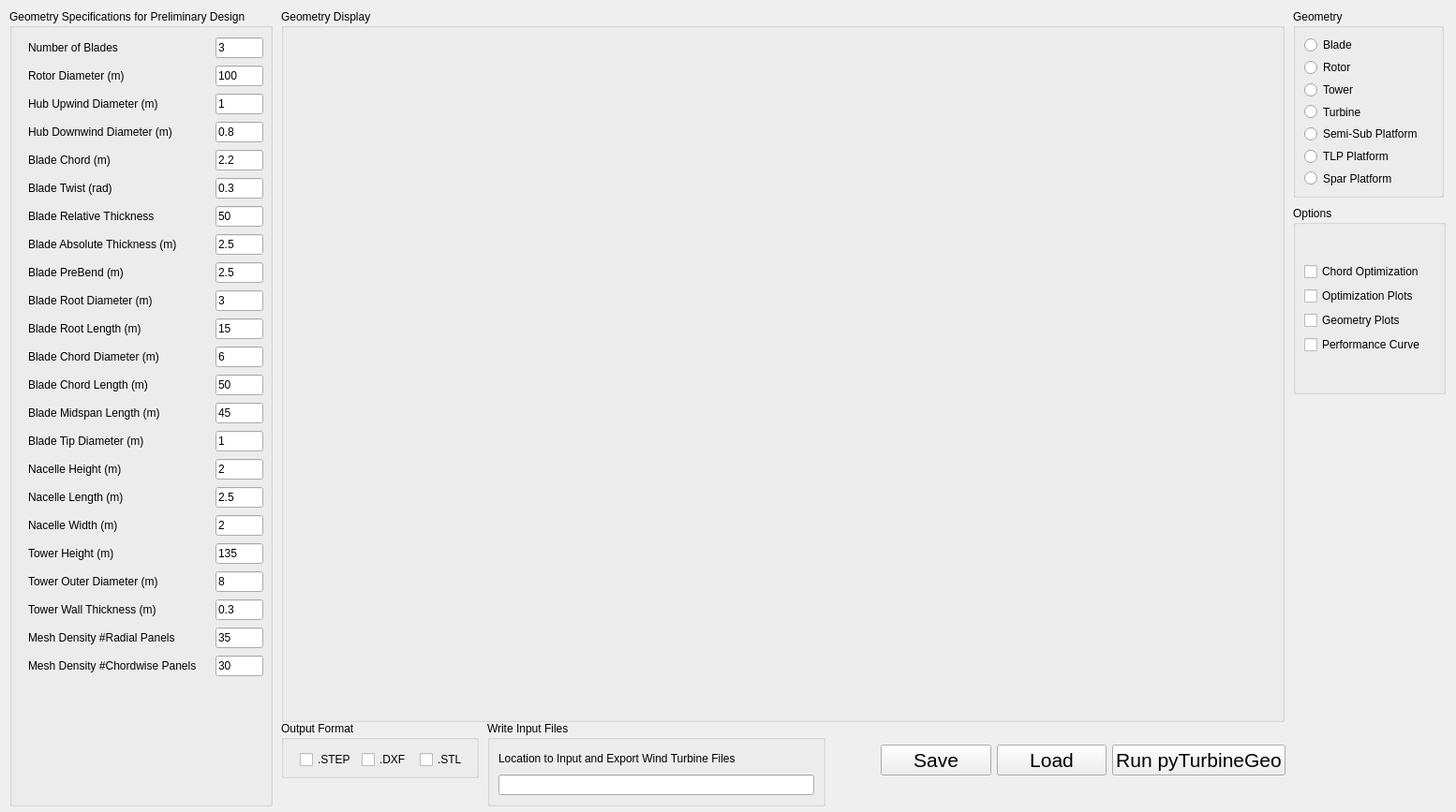
<?xml version="1.0" encoding="UTF-8"?>
<ui version="4.0">
 <class>pyTurbineGeo</class>
 <widget class="QWizardPage" name="pyTurbineGeo">
  <property name="geometry">
   <rect>
    <x>0</x>
    <y>0</y>
    <width>1554</width>
    <height>867</height>
   </rect>
  </property>
  <property name="sizePolicy">
   <sizepolicy hsizetype="Maximum" vsizetype="Maximum">
    <horstretch>0</horstretch>
    <verstretch>0</verstretch>
   </sizepolicy>
  </property>
  <property name="windowTitle">
   <string>pyTurbineGeo</string>
  </property>
  <widget class="QGroupBox" name="groupBox_31">
   <property name="geometry">
    <rect>
     <x>10</x>
     <y>10</y>
     <width>281</width>
     <height>851</height>
    </rect>
   </property>
   <property name="font">
    <font>
     <weight>50</weight>
     <bold>false</bold>
    </font>
   </property>
   <property name="title">
    <string>Geometry Specifications for Preliminary Design</string>
   </property>
   <widget class="QLabel" name="label_59">
    <property name="geometry">
     <rect>
      <x>20</x>
      <y>150</y>
      <width>151</width>
      <height>21</height>
     </rect>
    </property>
    <property name="text">
     <string>Blade Chord (m)</string>
    </property>
   </widget>
   <widget class="QLabel" name="label_63">
    <property name="geometry">
     <rect>
      <x>20</x>
      <y>270</y>
      <width>161</width>
      <height>21</height>
     </rect>
    </property>
    <property name="text">
     <string>Blade PreBend (m)</string>
    </property>
   </widget>
   <widget class="QLabel" name="label_65">
    <property name="geometry">
     <rect>
      <x>20</x>
      <y>330</y>
      <width>161</width>
      <height>21</height>
     </rect>
    </property>
    <property name="text">
     <string>Blade Root Length (m)</string>
    </property>
   </widget>
   <widget class="QLabel" name="label_64">
    <property name="geometry">
     <rect>
      <x>20</x>
      <y>300</y>
      <width>161</width>
      <height>21</height>
     </rect>
    </property>
    <property name="text">
     <string>Blade Root Diameter (m)</string>
    </property>
   </widget>
   <widget class="QLabel" name="label_67">
    <property name="geometry">
     <rect>
      <x>20</x>
      <y>390</y>
      <width>161</width>
      <height>21</height>
     </rect>
    </property>
    <property name="text">
     <string>Blade Chord Length (m)</string>
    </property>
   </widget>
   <widget class="QLabel" name="label_62">
    <property name="geometry">
     <rect>
      <x>20</x>
      <y>240</y>
      <width>171</width>
      <height>21</height>
     </rect>
    </property>
    <property name="text">
     <string>Blade Absolute Thickness (m)</string>
    </property>
   </widget>
   <widget class="QLabel" name="label_60">
    <property name="geometry">
     <rect>
      <x>20</x>
      <y>180</y>
      <width>151</width>
      <height>21</height>
     </rect>
    </property>
    <property name="text">
     <string>Blade Twist (rad)</string>
    </property>
   </widget>
   <widget class="QLabel" name="label_66">
    <property name="geometry">
     <rect>
      <x>20</x>
      <y>360</y>
      <width>161</width>
      <height>21</height>
     </rect>
    </property>
    <property name="text">
     <string>Blade Chord Diameter (m)</string>
    </property>
   </widget>
   <widget class="QLabel" name="label_69">
    <property name="geometry">
     <rect>
      <x>20</x>
      <y>450</y>
      <width>161</width>
      <height>21</height>
     </rect>
    </property>
    <property name="text">
     <string>Blade Tip Diameter (m)</string>
    </property>
   </widget>
   <widget class="QLabel" name="label_68">
    <property name="geometry">
     <rect>
      <x>20</x>
      <y>420</y>
      <width>161</width>
      <height>21</height>
     </rect>
    </property>
    <property name="text">
     <string>Blade Midspan Length (m)</string>
    </property>
   </widget>
   <widget class="QLabel" name="label_61">
    <property name="geometry">
     <rect>
      <x>20</x>
      <y>210</y>
      <width>151</width>
      <height>21</height>
     </rect>
    </property>
    <property name="text">
     <string>Blade Relative Thickness</string>
    </property>
   </widget>
   <widget class="QLabel" name="label_58">
    <property name="geometry">
     <rect>
      <x>20</x>
      <y>30</y>
      <width>151</width>
      <height>21</height>
     </rect>
    </property>
    <property name="text">
     <string>Number of Blades</string>
    </property>
   </widget>
   <widget class="QLabel" name="label_79">
    <property name="geometry">
     <rect>
      <x>20</x>
      <y>60</y>
      <width>151</width>
      <height>21</height>
     </rect>
    </property>
    <property name="text">
     <string>Rotor Diameter (m)</string>
    </property>
   </widget>
   <widget class="QLabel" name="label_82">
    <property name="geometry">
     <rect>
      <x>20</x>
      <y>90</y>
      <width>161</width>
      <height>21</height>
     </rect>
    </property>
    <property name="text">
     <string>Hub Upwind Diameter (m)</string>
    </property>
   </widget>
   <widget class="QLabel" name="label_84">
    <property name="geometry">
     <rect>
      <x>20</x>
      <y>540</y>
      <width>161</width>
      <height>21</height>
     </rect>
    </property>
    <property name="text">
     <string>Nacelle Width (m)</string>
    </property>
   </widget>
   <widget class="QLabel" name="label_85">
    <property name="geometry">
     <rect>
      <x>20</x>
      <y>510</y>
      <width>161</width>
      <height>21</height>
     </rect>
    </property>
    <property name="text">
     <string>Nacelle Length (m)</string>
    </property>
   </widget>
   <widget class="QLabel" name="label_86">
    <property name="geometry">
     <rect>
      <x>20</x>
      <y>480</y>
      <width>161</width>
      <height>21</height>
     </rect>
    </property>
    <property name="text">
     <string>Nacelle Height (m)</string>
    </property>
   </widget>
   <widget class="QLabel" name="label_87">
    <property name="geometry">
     <rect>
      <x>20</x>
      <y>630</y>
      <width>161</width>
      <height>21</height>
     </rect>
    </property>
    <property name="text">
     <string>Tower Wall Thickness (m)</string>
    </property>
   </widget>
   <widget class="QLabel" name="label_88">
    <property name="geometry">
     <rect>
      <x>20</x>
      <y>570</y>
      <width>161</width>
      <height>21</height>
     </rect>
    </property>
    <property name="text">
     <string>Tower Height (m)</string>
    </property>
   </widget>
   <widget class="QLabel" name="label_89">
    <property name="geometry">
     <rect>
      <x>20</x>
      <y>600</y>
      <width>161</width>
      <height>21</height>
     </rect>
    </property>
    <property name="text">
     <string>Tower Outer Diameter (m)</string>
    </property>
   </widget>
   <widget class="QLabel" name="label_90">
    <property name="geometry">
     <rect>
      <x>20</x>
      <y>120</y>
      <width>171</width>
      <height>21</height>
     </rect>
    </property>
    <property name="text">
     <string>Hub Downwind Diameter (m)</string>
    </property>
   </widget>
   <widget class="QLabel" name="label_91">
    <property name="geometry">
     <rect>
      <x>20</x>
      <y>660</y>
      <width>171</width>
      <height>21</height>
     </rect>
    </property>
    <property name="text">
     <string>Mesh Density #Radial Panels</string>
    </property>
   </widget>
   <widget class="QLabel" name="label_92">
    <property name="geometry">
     <rect>
      <x>20</x>
      <y>690</y>
      <width>191</width>
      <height>21</height>
     </rect>
    </property>
    <property name="text">
     <string>Mesh Density #Chordwise Panels</string>
    </property>
   </widget>
   <widget class="QLineEdit" name="lineEdit_2">
    <property name="geometry">
     <rect>
      <x>220</x>
      <y>30</y>
      <width>51</width>
      <height>22</height>
     </rect>
    </property>
    <property name="text">
     <string>3</string>
    </property>
   </widget>
   <widget class="QLineEdit" name="lineEdit_4">
    <property name="geometry">
     <rect>
      <x>220</x>
      <y>60</y>
      <width>51</width>
      <height>22</height>
     </rect>
    </property>
    <property name="text">
     <string>100</string>
    </property>
   </widget>
   <widget class="QLineEdit" name="lineEdit_7">
    <property name="geometry">
     <rect>
      <x>220</x>
      <y>90</y>
      <width>51</width>
      <height>22</height>
     </rect>
    </property>
    <property name="text">
     <string>1</string>
    </property>
   </widget>
   <widget class="QLineEdit" name="lineEdit_8">
    <property name="geometry">
     <rect>
      <x>220</x>
      <y>120</y>
      <width>51</width>
      <height>22</height>
     </rect>
    </property>
    <property name="text">
     <string>0.8</string>
    </property>
   </widget>
   <widget class="QLineEdit" name="lineEdit_10">
    <property name="geometry">
     <rect>
      <x>220</x>
      <y>150</y>
      <width>51</width>
      <height>22</height>
     </rect>
    </property>
    <property name="text">
     <string>2.2</string>
    </property>
   </widget>
   <widget class="QLineEdit" name="lineEdit_11">
    <property name="geometry">
     <rect>
      <x>220</x>
      <y>180</y>
      <width>51</width>
      <height>22</height>
     </rect>
    </property>
    <property name="text">
     <string>0.3</string>
    </property>
   </widget>
   <widget class="QLineEdit" name="lineEdit_12">
    <property name="geometry">
     <rect>
      <x>220</x>
      <y>210</y>
      <width>51</width>
      <height>22</height>
     </rect>
    </property>
    <property name="text">
     <string>50</string>
    </property>
   </widget>
   <widget class="QLineEdit" name="lineEdit_13">
    <property name="geometry">
     <rect>
      <x>220</x>
      <y>240</y>
      <width>51</width>
      <height>22</height>
     </rect>
    </property>
    <property name="text">
     <string>2.5</string>
    </property>
   </widget>
   <widget class="QLineEdit" name="lineEdit_14">
    <property name="geometry">
     <rect>
      <x>220</x>
      <y>270</y>
      <width>51</width>
      <height>22</height>
     </rect>
    </property>
    <property name="text">
     <string>2.5</string>
    </property>
   </widget>
   <widget class="QLineEdit" name="lineEdit_15">
    <property name="geometry">
     <rect>
      <x>220</x>
      <y>300</y>
      <width>51</width>
      <height>22</height>
     </rect>
    </property>
    <property name="text">
     <string>3</string>
    </property>
   </widget>
   <widget class="QLineEdit" name="lineEdit_16">
    <property name="geometry">
     <rect>
      <x>220</x>
      <y>330</y>
      <width>51</width>
      <height>22</height>
     </rect>
    </property>
    <property name="text">
     <string>15</string>
    </property>
   </widget>
   <widget class="QLineEdit" name="lineEdit_17">
    <property name="geometry">
     <rect>
      <x>220</x>
      <y>360</y>
      <width>51</width>
      <height>22</height>
     </rect>
    </property>
    <property name="text">
     <string>6</string>
    </property>
   </widget>
   <widget class="QLineEdit" name="lineEdit_18">
    <property name="geometry">
     <rect>
      <x>220</x>
      <y>390</y>
      <width>51</width>
      <height>22</height>
     </rect>
    </property>
    <property name="text">
     <string>50</string>
    </property>
   </widget>
   <widget class="QLineEdit" name="lineEdit_19">
    <property name="geometry">
     <rect>
      <x>220</x>
      <y>420</y>
      <width>51</width>
      <height>22</height>
     </rect>
    </property>
    <property name="text">
     <string>45</string>
    </property>
   </widget>
   <widget class="QLineEdit" name="lineEdit_20">
    <property name="geometry">
     <rect>
      <x>220</x>
      <y>450</y>
      <width>51</width>
      <height>22</height>
     </rect>
    </property>
    <property name="text">
     <string>1</string>
    </property>
   </widget>
   <widget class="QLineEdit" name="lineEdit_21">
    <property name="geometry">
     <rect>
      <x>220</x>
      <y>480</y>
      <width>51</width>
      <height>22</height>
     </rect>
    </property>
    <property name="text">
     <string>2</string>
    </property>
   </widget>
   <widget class="QLineEdit" name="lineEdit_22">
    <property name="geometry">
     <rect>
      <x>220</x>
      <y>510</y>
      <width>51</width>
      <height>22</height>
     </rect>
    </property>
    <property name="text">
     <string>2.5</string>
    </property>
   </widget>
   <widget class="QLineEdit" name="lineEdit_23">
    <property name="geometry">
     <rect>
      <x>220</x>
      <y>540</y>
      <width>51</width>
      <height>22</height>
     </rect>
    </property>
    <property name="text">
     <string>2</string>
    </property>
   </widget>
   <widget class="QLineEdit" name="lineEdit_24">
    <property name="geometry">
     <rect>
      <x>220</x>
      <y>570</y>
      <width>51</width>
      <height>22</height>
     </rect>
    </property>
    <property name="text">
     <string>135</string>
    </property>
   </widget>
   <widget class="QLineEdit" name="lineEdit_25">
    <property name="geometry">
     <rect>
      <x>220</x>
      <y>600</y>
      <width>51</width>
      <height>22</height>
     </rect>
    </property>
    <property name="text">
     <string>8</string>
    </property>
   </widget>
   <widget class="QLineEdit" name="lineEdit_26">
    <property name="geometry">
     <rect>
      <x>220</x>
      <y>630</y>
      <width>51</width>
      <height>22</height>
     </rect>
    </property>
    <property name="text">
     <string>0.3</string>
    </property>
   </widget>
   <widget class="QLineEdit" name="lineEdit_27">
    <property name="geometry">
     <rect>
      <x>220</x>
      <y>660</y>
      <width>51</width>
      <height>22</height>
     </rect>
    </property>
    <property name="text">
     <string>35</string>
    </property>
   </widget>
   <widget class="QLineEdit" name="lineEdit_28">
    <property name="geometry">
     <rect>
      <x>220</x>
      <y>690</y>
      <width>51</width>
      <height>22</height>
     </rect>
    </property>
    <property name="text">
     <string>30</string>
    </property>
   </widget>
  </widget>
  <widget class="QGroupBox" name="groupBox_4">
   <property name="geometry">
    <rect>
     <x>300</x>
     <y>10</y>
     <width>1071</width>
     <height>761</height>
    </rect>
   </property>
   <property name="title">
    <string>Geometry Display</string>
   </property>
   <widget class="QLabel" name="label_frontview">
    <property name="geometry">
     <rect>
      <x>10</x>
      <y>20</y>
      <width>516</width>
      <height>361</height>
     </rect>
    </property>
    <property name="text">
     <string/>
    </property>
    <property name="pixmap">
     <pixmap>images/TLP_front.png</pixmap>
    </property>
    <property name="scaledContents">
     <bool>true</bool>
    </property>
   </widget>
   <widget class="QLabel" name="Label_topview">
    <property name="geometry">
     <rect>
      <x>540</x>
      <y>20</y>
      <width>516</width>
      <height>361</height>
     </rect>
    </property>
    <property name="text">
     <string/>
    </property>
    <property name="pixmap">
     <pixmap>images/TLP_top.png</pixmap>
    </property>
    <property name="scaledContents">
     <bool>true</bool>
    </property>
   </widget>
   <widget class="QLabel" name="Label_sideview">
    <property name="geometry">
     <rect>
      <x>10</x>
      <y>390</y>
      <width>516</width>
      <height>361</height>
     </rect>
    </property>
    <property name="text">
     <string/>
    </property>
    <property name="pixmap">
     <pixmap>images/TLP_side.png</pixmap>
    </property>
    <property name="scaledContents">
     <bool>true</bool>
    </property>
   </widget>
   <widget class="QLabel" name="Label_isoview">
    <property name="geometry">
     <rect>
      <x>540</x>
      <y>390</y>
      <width>516</width>
      <height>361</height>
     </rect>
    </property>
    <property name="text">
     <string/>
    </property>
    <property name="pixmap">
     <pixmap>images/TLP_iso.png</pixmap>
    </property>
    <property name="scaledContents">
     <bool>true</bool>
    </property>
   </widget>
  </widget>
  <widget class="QGroupBox" name="groupBox_2">
   <property name="geometry">
    <rect>
     <x>1380</x>
     <y>220</y>
     <width>163</width>
     <height>201</height>
    </rect>
   </property>
   <property name="title">
    <string>Options</string>
   </property>
   <layout class="QVBoxLayout" name="verticalLayout_4">
    <item>
     <layout class="QVBoxLayout" name="verticalLayout_5">
      <item>
       <widget class="QCheckBox" name="checkBox_2">
        <property name="text">
         <string>Chord Optimization</string>
        </property>
       </widget>
      </item>
      <item>
       <widget class="QCheckBox" name="checkBox_4">
        <property name="text">
         <string>Optimization Plots</string>
        </property>
       </widget>
      </item>
      <item>
       <widget class="QCheckBox" name="checkBox_5">
        <property name="text">
         <string>Geometry Plots</string>
        </property>
       </widget>
      </item>
      <item>
       <widget class="QCheckBox" name="checkBox_6">
        <property name="text">
         <string>Performance Curve</string>
        </property>
       </widget>
      </item>
     </layout>
    </item>
   </layout>
  </widget>
  <widget class="QGroupBox" name="groupBox_12">
   <property name="geometry">
    <rect>
     <x>1380</x>
     <y>10</y>
     <width>161</width>
     <height>201</height>
    </rect>
   </property>
   <property name="title">
    <string>Geometry</string>
   </property>
   <layout class="QVBoxLayout" name="verticalLayout_2">
    <item>
     <layout class="QVBoxLayout" name="verticalLayout_3">
      <item>
       <widget class="QRadioButton" name="radioButton_11">
        <property name="text">
         <string>Blade</string>
        </property>
       </widget>
      </item>
      <item>
       <widget class="QRadioButton" name="radioButton_13">
        <property name="text">
         <string>Rotor</string>
        </property>
       </widget>
      </item>
      <item>
       <widget class="QRadioButton" name="radioButton_12">
        <property name="text">
         <string>Tower</string>
        </property>
       </widget>
      </item>
      <item>
       <widget class="QRadioButton" name="radioButton_14">
        <property name="text">
         <string>Turbine</string>
        </property>
       </widget>
      </item>
      <item>
       <widget class="QRadioButton" name="radioButton">
        <property name="text">
         <string>Semi-Sub Platform</string>
        </property>
       </widget>
      </item>
      <item>
       <widget class="QRadioButton" name="radioButton_15">
        <property name="text">
         <string>TLP Platform</string>
        </property>
       </widget>
      </item>
      <item>
       <widget class="QRadioButton" name="radioButton_2">
        <property name="text">
         <string>Spar Platform</string>
        </property>
       </widget>
      </item>
     </layout>
    </item>
   </layout>
  </widget>
  <widget class="QGroupBox" name="groupBox_48">
   <property name="geometry">
    <rect>
     <x>520</x>
     <y>770</y>
     <width>361</width>
     <height>91</height>
    </rect>
   </property>
   <property name="title">
    <string>Write Input Files</string>
   </property>
   <layout class="QVBoxLayout" name="verticalLayout">
    <item>
     <widget class="QLabel" name="label_5">
      <property name="text">
       <string>Location to Input and Export Wind Turbine Files</string>
      </property>
     </widget>
    </item>
    <item>
     <widget class="QLineEdit" name="lineEdit"/>
    </item>
   </layout>
  </widget>
  <widget class="QGroupBox" name="groupBox">
   <property name="geometry">
    <rect>
     <x>300</x>
     <y>770</y>
     <width>211</width>
     <height>61</height>
    </rect>
   </property>
   <property name="title">
    <string>Output Format</string>
   </property>
   <widget class="QWidget" name="">
    <property name="geometry">
     <rect>
      <x>20</x>
      <y>30</y>
      <width>184</width>
      <height>22</height>
     </rect>
    </property>
    <layout class="QHBoxLayout" name="horizontalLayout">
     <item>
      <widget class="QCheckBox" name="checkBox_8">
       <property name="text">
        <string>.STEP</string>
       </property>
      </widget>
     </item>
     <item>
      <widget class="QCheckBox" name="checkBox_7">
       <property name="text">
        <string>.DXF</string>
       </property>
      </widget>
     </item>
     <item>
      <widget class="QCheckBox" name="checkBox_3">
       <property name="text">
        <string>.STL</string>
       </property>
      </widget>
     </item>
    </layout>
   </widget>
  </widget>
  <widget class="QWidget" name="layoutWidget_24">
   <property name="geometry">
    <rect>
     <x>940</x>
     <y>790</y>
     <width>432</width>
     <height>44</height>
    </rect>
   </property>
   <layout class="QHBoxLayout" name="horizontalLayout_2">
    <item>
     <widget class="QPushButton" name="pushButton_8">
      <property name="font">
       <font>
        <pointsize>16</pointsize>
       </font>
      </property>
      <property name="text">
       <string>Save</string>
      </property>
     </widget>
    </item>
    <item>
     <widget class="QPushButton" name="pushButton_7">
      <property name="font">
       <font>
        <pointsize>16</pointsize>
       </font>
      </property>
      <property name="text">
       <string>Load</string>
      </property>
     </widget>
    </item>
    <item>
     <widget class="QPushButton" name="pushButton_9">
      <property name="font">
       <font>
        <pointsize>16</pointsize>
       </font>
      </property>
      <property name="text">
       <string>Run pyTurbineGeo</string>
      </property>
     </widget>
    </item>
   </layout>
  </widget>
 </widget>
 <resources/>
 <connections/>
</ui>
